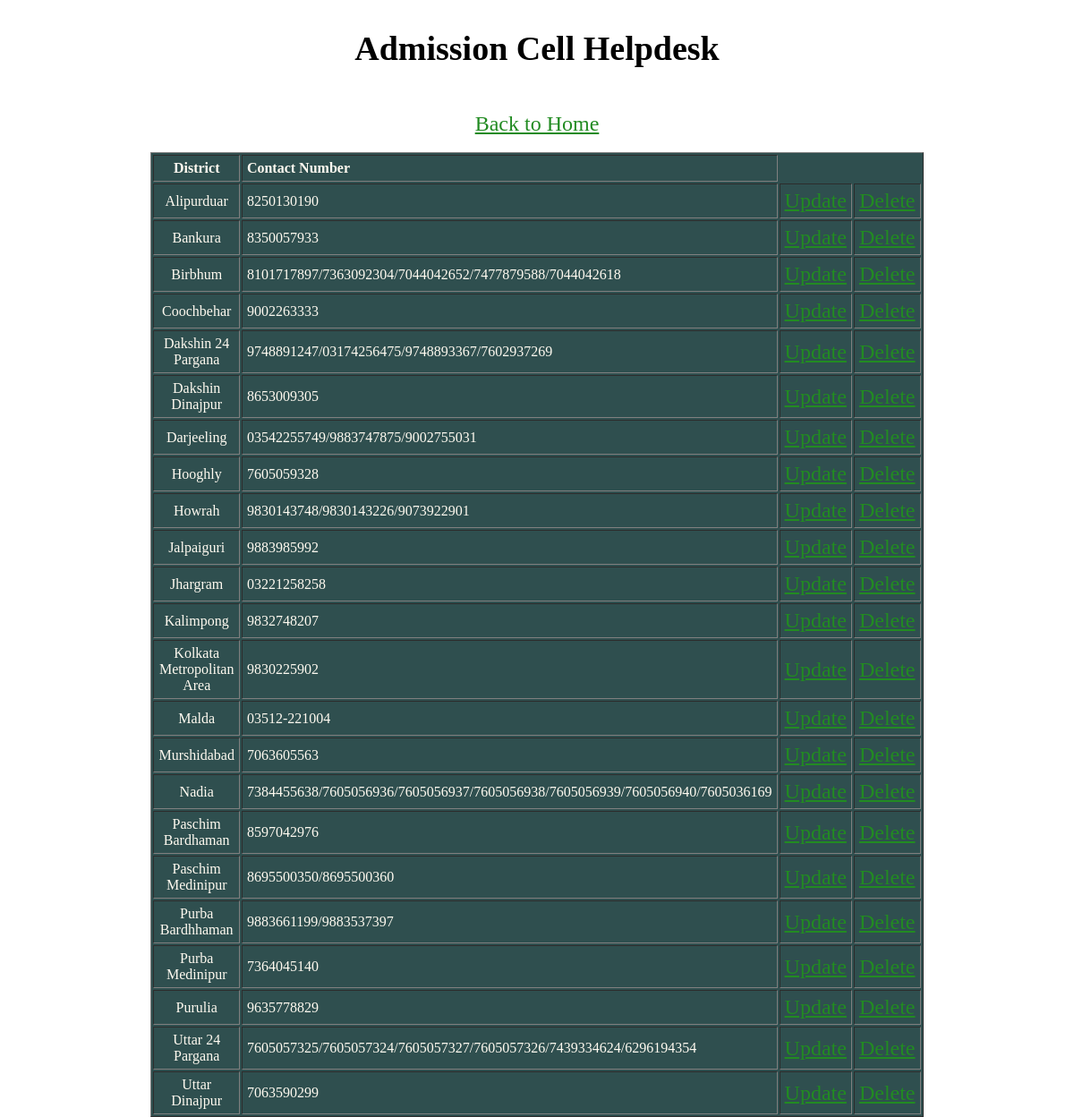
The page /display_admissioncell.php on the database its author committed.
### tables this page shows
CREATE TABLE `admission_cell_db` (
  `id` int(10) NOT NULL,
  `district` varchar(30) NOT NULL,
  `phno` varchar(255) NOT NULL
);

### display_admissioncell.php (the view, shortened to what this page needs)
<?php
include("connection.php");?>
<!DOCTYPE html>
<html>
<head>
</head>
<body>
</body>
</html>
<h2 style="font-size:38px;"><center>Admission Cell Helpdesk</center></h2><br>
<center><a href="menu.html">Back to Home </a></center><br>
<table width = "80%" border="1" cellspacing="2" cellpadding="5" align="center" style="background-color:darkSlategray; color:floralwhite;">
	<tr>
		<td align="center"><strong>District</strong></td>
		<td><strong>Contact Number</strong></td>
	</tr>
    <?php
		$sql = "SELECT * FROM `admission_cell_db`";
		$result = mysqli_query($link,$sql);
		if(mysqli_num_rows($result) > 0)
		{
			while($row = mysqli_fetch_assoc($result))
			{
				echo "<tr>";
				echo "<td align = 'center'>".$row["district"]."</td>";
				echo "<td>".$row["phno"]."</td>";
				echo "<td><a href='update_admissioncell.php?id=".$row['id']."'>Update</a></td>";
				echo "<td><a href='delete_admissioncell.php?id=".$row['id']."'>Delete</a></td>";
				echo "</tr>";
			}
		}
     ?>
</table>

### display_admissioncell.php (style rules this page uses)
body { background-image: url("https://p1.pxfuel.com/preview/312/952/22/white-structure-texture-background-ceiling-whitish.jpg"); background-position: center; background-size: cover; height: 700px; margin-left: 10%; margin-right: 10%; }
a { color: forestgreen; font-size: 24px; }

### rows shown on the page
admission_cell_db: district "Alipurduar", phno "8250130190"
admission_cell_db: district "Bankura", phno "8350057933"
admission_cell_db: district "Birbhum", phno "8101717897/7363092304/7044042652/7477879588/7044042618"
admission_cell_db: district "Coochbehar", phno "9002263333"
admission_cell_db: district "Dakshin 24 Pargana", phno "9748891247/03174256475/9748893367/7602937269"
admission_cell_db: district "Dakshin Dinajpur", phno "8653009305"
admission_cell_db: district "Darjeeling", phno "03542255749/9883747875/9002755031"
admission_cell_db: district "Hooghly", phno "7605059328"
admission_cell_db: district "Howrah", phno "9830143748/9830143226/9073922901"
admission_cell_db: district "Jalpaiguri", phno "9883985992"
admission_cell_db: district "Jhargram", phno "03221258258"
admission_cell_db: district "Kalimpong", phno "9832748207"
admission_cell_db: district "Kolkata Metropolitan Area", phno "9830225902"
admission_cell_db: district "Malda", phno "03512-221004"
admission_cell_db: district "Murshidabad", phno "7063605563"
admission_cell_db: district "Nadia", phno "7384455638/7605056936/7605056937/7605056938/7605056939/7605056940/7605036169"
admission_cell_db: district "Paschim Bardhaman", phno "8597042976"
admission_cell_db: district "Paschim Medinipur", phno "8695500350/8695500360"
admission_cell_db: district "Purba Bardhhaman", phno "9883661199/9883537397"
admission_cell_db: district "Purba Medinipur", phno "7364045140"
admission_cell_db: district "Purulia", phno "9635778829"
admission_cell_db: district "Uttar 24 Pargana", phno "7605057325/7605057324/7605057327/7605057326/7439334624/6296194354"
admission_cell_db: district "Uttar Dinajpur", phno "7063590299"
